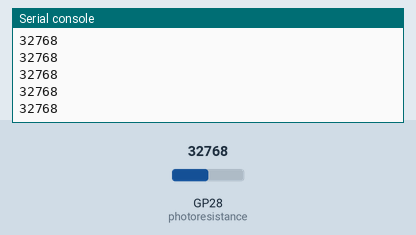
A program run on a simulated Raspberry Pi Pico running MicroPython. Parts: the last lines printed to the serial console. The test bench sets the inputs (shaded band); at power-on: GP28 (photoresistance) = 32768 (analog values on the 0–65535 scale).

Above: at 1.2 s.
1.3 s: GP28 (photoresistance) set to 45874
At 1.31 s:
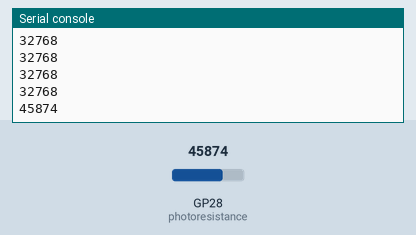
2.8 s: GP28 (photoresistance) set to 57670
At 2.81 s:
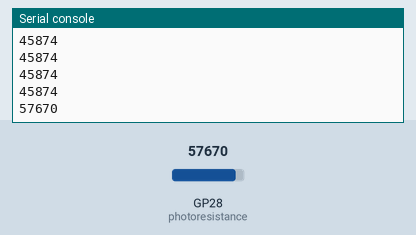
Timing chart, 0 to 5.8 s (numbered marks = the images above; inputs shaded):
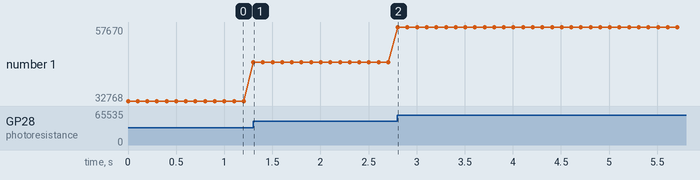

The program:

photoresistance.py
```python
'''
 * Keyestudio 42 in 1 Starter Kit for Raspberry Pi Pico
 * lesson 21
 * Photoresistance
 * http://www.keyestudio.com
'''
import machine
import utime

photoresistance = machine.ADC(28)
while True:
    value = photoresistance.read_u16()
    print(value)
    utime.sleep(0.1)
```

Measured:
- after the input at 1.3 s, the serial console: prints a new line at once (image 1)
- after the input at 2.8 s, the serial console: prints a new line at once (image 2)
- plotted number 1: 32768 → 45874 after the input at 1.3 s, 45874 → 57670 after the input at 2.8 s
